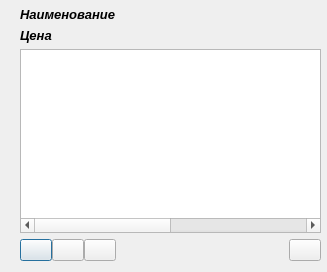
<?xml version="1.0" encoding="UTF-8"?>
<ui version="4.0">
 <class>YearsDiscountsDialog</class>
 <widget class="QDialog" name="YearsDiscountsDialog">
  <property name="geometry">
   <rect>
    <x>0</x>
    <y>0</y>
    <width>327</width>
    <height>272</height>
   </rect>
  </property>
  <property name="windowTitle">
   <string>Dialog</string>
  </property>
  <widget class="QWidget" name="layoutWidget">
   <property name="geometry">
    <rect>
     <x>20</x>
     <y>7</y>
     <width>301</width>
     <height>254</height>
    </rect>
   </property>
   <layout class="QVBoxLayout" name="verticalLayout">
    <item>
     <layout class="QHBoxLayout" name="labels_layout" stretch="1">
      <item>
       <widget class="QLabel" name="name_label">
        <property name="font">
         <font>
          <pointsize>10</pointsize>
          <weight>75</weight>
          <italic>true</italic>
          <bold>true</bold>
         </font>
        </property>
        <property name="text">
         <string>Наименование</string>
        </property>
       </widget>
      </item>
     </layout>
    </item>
    <item>
     <widget class="QLabel" name="price_label">
      <property name="font">
       <font>
        <pointsize>10</pointsize>
        <weight>75</weight>
        <italic>true</italic>
        <bold>true</bold>
       </font>
      </property>
      <property name="text">
       <string>Цена</string>
      </property>
     </widget>
    </item>
    <item>
     <widget class="QTableWidget" name="table">
      <property name="showGrid">
       <bool>true</bool>
      </property>
      <attribute name="horizontalHeaderVisible">
       <bool>false</bool>
      </attribute>
      <attribute name="horizontalHeaderHighlightSections">
       <bool>false</bool>
      </attribute>
      <attribute name="verticalHeaderVisible">
       <bool>false</bool>
      </attribute>
      <column>
       <property name="text">
        <string>Год</string>
       </property>
       <property name="font">
        <font>
         <weight>75</weight>
         <bold>true</bold>
        </font>
       </property>
      </column>
      <column>
       <property name="text">
        <string>Скидка %</string>
       </property>
       <property name="font">
        <font>
         <weight>75</weight>
         <bold>true</bold>
        </font>
       </property>
      </column>
      <column>
       <property name="text">
        <string>Розн. цена</string>
       </property>
       <property name="font">
        <font>
         <weight>75</weight>
         <bold>true</bold>
        </font>
       </property>
      </column>
      <column>
       <property name="text">
        <string>Опт. цена</string>
       </property>
       <property name="font">
        <font>
         <weight>75</weight>
         <bold>true</bold>
        </font>
       </property>
      </column>
     </widget>
    </item>
    <item>
     <layout class="QHBoxLayout" name="horizontalLayout" stretch="0,0,0,0,0">
      <property name="spacing">
       <number>0</number>
      </property>
      <item>
       <widget class="QPushButton" name="add_button">
        <property name="maximumSize">
         <size>
          <width>32</width>
          <height>32</height>
         </size>
        </property>
        <property name="toolTip">
         <string>Добавить</string>
        </property>
        <property name="text">
         <string/>
        </property>
       </widget>
      </item>
      <item>
       <widget class="QPushButton" name="edit_button">
        <property name="maximumSize">
         <size>
          <width>32</width>
          <height>32</height>
         </size>
        </property>
        <property name="toolTip">
         <string>Изменить</string>
        </property>
        <property name="text">
         <string/>
        </property>
       </widget>
      </item>
      <item>
       <widget class="QPushButton" name="delete_button">
        <property name="maximumSize">
         <size>
          <width>32</width>
          <height>32</height>
         </size>
        </property>
        <property name="toolTip">
         <string>Удалить</string>
        </property>
        <property name="text">
         <string/>
        </property>
       </widget>
      </item>
      <item>
       <spacer name="horizontalSpacer">
        <property name="orientation">
         <enum>Qt::Horizontal</enum>
        </property>
        <property name="sizeHint" stdset="0">
         <size>
          <width>20</width>
          <height>0</height>
         </size>
        </property>
       </spacer>
      </item>
      <item>
       <widget class="QPushButton" name="close_button">
        <property name="maximumSize">
         <size>
          <width>32</width>
          <height>32</height>
         </size>
        </property>
        <property name="toolTip">
         <string>Закрыть</string>
        </property>
        <property name="text">
         <string/>
        </property>
       </widget>
      </item>
     </layout>
    </item>
   </layout>
  </widget>
 </widget>
 <tabstops>
  <tabstop>close_button</tabstop>
  <tabstop>add_button</tabstop>
  <tabstop>edit_button</tabstop>
  <tabstop>delete_button</tabstop>
  <tabstop>table</tabstop>
 </tabstops>
 <resources/>
 <connections/>
</ui>
